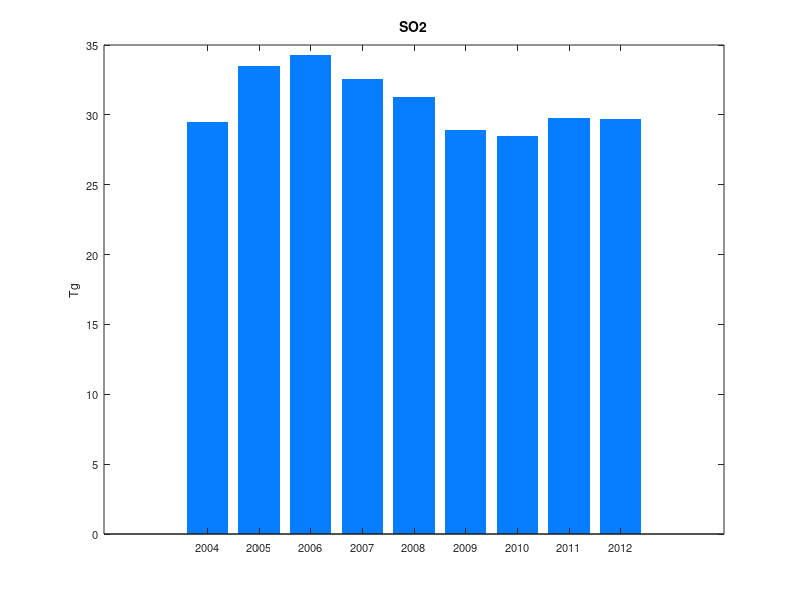
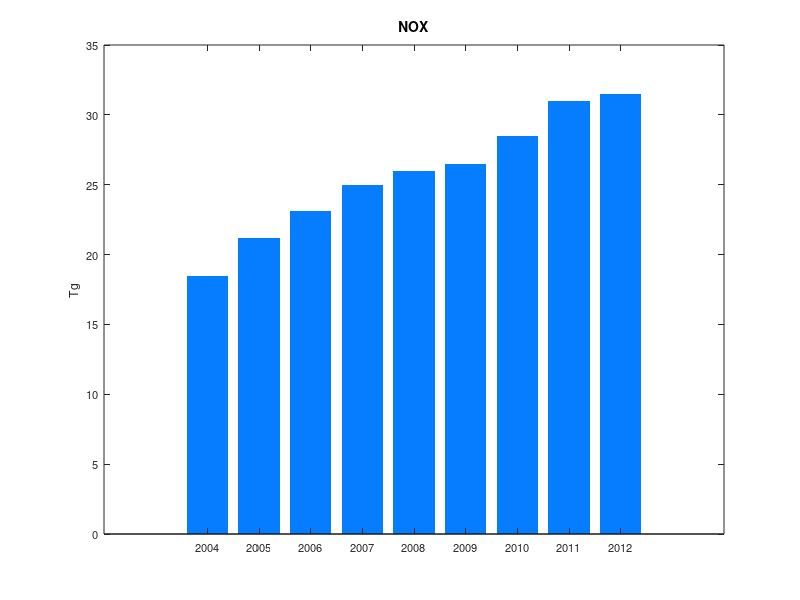

The MATLAB script that drew these images, in order: (Note: this script raises an error after producing the figures.)
clear all
close all
clc

r = {'BJ','TJ','HE','SX','SD','NM','LN','JL','HL','SH','JS','ZJ','AH','FJ','HA','HB','HN','JX','SC','CQ','SN','GS','QH','NX','XJ','GD','GX','YN','GZ','HI'};

% SO2 in Tg (tera gram, i.e., mega ton)
data = [
%     2007,        2010,       2010, 2010
%     CREM,        CREM,    CREM-EX, paper
0.243972332	0.297821492	0.289019537	0.187
0.426485411	0.57254063	0.555619498	0.351
2.534487725	3.130178335	3.037667585	1.942
1.908104293	2.524705862	2.450089528	1.66
4.150450162	5.203995137	5.050193838	3.199
0.958974607	1.330697189	1.291369143	1.304
1.431799073	1.849202598	1.794550402	1.188
0.428792091	0.590907804	0.573443839	0.356
0.383490965	0.479888857	0.465705998	0.309
0.893716752	0.946048872	0.918088903	0.691
1.634910937	1.966695345	1.908570713	1.341
0.945912225	1.139012744	1.10534983	0.909
0.816698808	1.067408772	1.035862075	0.803
0.411627028	0.531589095	0.515878263	0.486
2.070454011	2.621310539	2.543839105	1.402
1.503482276	2.522180274	2.447638582	1.24
1.127223642	1.65648417	1.607527664	1.036
0.810310876	1.130951554	1.097526884	0.633
1.393535946	2.134173907	2.071099536	1.813
0.801327779	1.172507343	1.137854514	1.148
1.152704684	1.616989281	1.569200026	0.926
0.536319025	0.690497355	0.670090074	0.409
0.085347836	0.127865748	0.124086744	0.036
0.51623594	0.748039223	0.725931323	0.303
0.546659838	0.68479853	0.664559675	0.46
1.702443901	2.098101561	2.036093289	1.112
1.345253813	1.916300851	1.859665601	0.738
1.385460687	1.859870925	1.804903432	0.616
2.21924831	3.21026266	3.11538506	1.075
0.114142394	0.121077165	0.117498794	0.038
];

% figure(1); clf;
% plot(1:30, data, 'x-');
% set(gca, 'xtick', 1:30, 'xticklabel', r);
% set(gca, 'fontsize', 8);
% set(gcf, 'units', 'inch', 'pos', [0.7292    6.7292    9.35    2]);
% set(gca, 'pos', [0.0569    0.1023    0.9263    0.7883]);
% ylabel('SO2 (Tg/yr)');
% 
% figure(2); clf;
% plot(data(:,1), data(:,end), 'x');
% set(gca, 'fontsize', 8);
% xlabel('2007 data (Mt of SO2)');
% ylabel('2010 data (Mt of SO2)');
% axis equal;
% axis([0 4.5 0 4.5]);
% set(gca, 'xtick', 0:0.5:4.5, 'ytick', 0:0.5:4.5);
% hold on;
% plot([0 4.5], [0 4.5], 'color', [0.5 0.5 0.5]);
% set(gcf, 'units', 'inch', 'pos', [0.7500    2.7396    4.0000    3.0000]);
% my_gridline;
% % export_fig SO2_diag -painters;
% 
% ratio = data(:,end)./data(:,1)


%% data from Geng (AGU powerpoint)
yr_geng = 2004:2012;
SO2_geng = [29.5 33.5 34.3 32.6 31.3 28.9 28.5 29.8 29.7];
NOX_geng = [18.5, 21.2, 23.1 25 26 26.5 28.5 31 31.5];

figure(3); clf;
bar(yr_geng, SO2_geng, 'facec', [6 125 255]/255, 'edge', 'none');
set(gca, 'fontsize', 8);
% xlim([2003 2013]);
% ylim([0 40]);
title('SO2', 'fontsize', 10);
ylabel('Tg');
set(gcf, 'units', 'inch', 'pos', [4.9271    2.7396    4.0000    3.0000]);

figure(4); clf;
bar(yr_geng, NOX_geng, 'facec', [6 125 255]/255, 'edge', 'none');
set(gca, 'fontsize', 8);
% xlim([2003 2013]);
% ylim([0 40]);
title('NOX', 'fontsize', 10);
ylabel('Tg');
set(gcf, 'units', 'inch', 'pos', [9.1146    2.7396    4.0000    3.0000]);


% Emissions in CREM
yr = [2007, 2010:5:2030];

[urban, urban_id] = getgdx('result_default.gdx', 'urban'); % [urb]x[rs]x[g]x[t] = [9]x[30]x[11]x[6]
SO2 = squeeze(urban(strcmp('SO2', urban_id{1}),:,:,:)); % [30]x[11]x[6]
SO2_r = squeeze(sum(SO2,2)); % [30]x[6]
SO2_n = sum(SO2_r); % [1x6]
NOX = squeeze(urban(strcmp('NOX', urban_id{1}),:,:,:)); % [30]x[11]x[6]
NOX_r = squeeze(sum(NOX,2)); % [30]x[6]
NOX_n = sum(NOX_r); % [1x6]

figure(3); hold on;
plot(yr, SO2_n, 'x-k');
xlim([2003 2030]);

figure(4); hold on;
plot(yr, NOX_n, 'x-k');

% ==============================
[urban, urban_id] = getgdx('result_urban_exo.gdx', 'urban'); % [urb]x[rs]x[g]x[t] = [9]x[30]x[11]x[6]
SO2 = squeeze(urban(strcmp('SO2', urban_id{1}),:,:,:)); % [30]x[11]x[6]
SO2_r = squeeze(sum(SO2,2)); % [30]x[6]
SO2_n = sum(SO2_r); % [1x6]
NOX = squeeze(urban(strcmp('NOX', urban_id{1}),:,:,:)); % [30]x[11]x[6]
NOX_r = squeeze(sum(NOX,2)); % [30]x[6]
NOX_n = sum(NOX_r); % [1x6]

figure(3); hold on;
plot(yr, SO2_n, 'r^-', 'markersize', 5);

figure(4); hold on;
plot(yr, NOX_n, 'r^-', 'markersize', 5);


% ==============================
[urban, urban_id] = getgdx('result_egyint_n.gdx', 'urban'); % [urb]x[rs]x[g]x[t] = [9]x[30]x[11]x[6]
SO2 = squeeze(urban(strcmp('SO2', urban_id{1}),:,:,:)); % [30]x[11]x[6]
SO2_r = squeeze(sum(SO2,2)); % [30]x[6]
SO2_n = sum(SO2_r); % [1x6]
NOX = squeeze(urban(strcmp('NOX', urban_id{1}),:,:,:)); % [30]x[11]x[6]
NOX_r = squeeze(sum(NOX,2)); % [30]x[6]
NOX_n = sum(NOX_r); % [1x6]

figure(3); hold on;
plot(yr, SO2_n, 'go-', 'markersize', 5);
xlim([2003 2031]);
ylim([0 160]);
set(gca, 'xtick', [2005 2010:5:2030]);
set(gca, 'tickdir', 'out');
legend('Emission Inventory (Gung et al.)', 'CREM Baseline (No Policy)', 'CREM w/ exponential deay EF (No Policy)', 'CREM w/ exponential deay EF & Policy', 2)
% my_gridline; export_fig SO2_compare;

figure(4); hold on;
plot(yr, NOX_n, 'go-', 'markersize', 5);
xlim([2003 2031]);
ylim([0 160]);
set(gca, 'xtick', [2005 2010:5:2030]);
set(gca, 'tickdir', 'out');
legend('Emission Inventory (Gung et al.)', 'CREM Baseline (No Policy)', 'CREM w/ exponential decay EF (No Policy)', 'CREM w/ exponential decay EF & Policy', 2)
% my_gridline; export_fig NOX_compare;



%%
[urban, urban_id] = getgdx('result_default.gdx', 'urban'); % [urb]x[rs]x[g]x[t] = [9]x[30]x[11]x[6]
SO2 = squeeze(urban(strcmp('SO2', urban_id{1}),:,:,:)); % [30]x[11]x[6]
SO2_r = squeeze(sum(SO2,2)); % [30]x[6]
SO2_n = sum(SO2_r); % [1x6]
NOX = squeeze(urban(strcmp('NOX', urban_id{1}),:,:,:)); % [30]x[11]x[6]
NOX_r = squeeze(sum(NOX,2)); % [30]x[6]
NOX_n = sum(NOX_r); % [1x6]

SO2_ele = squeeze(SO2(:,strcmp('ELE',urban_id{3}),:)); % [30]x[6]
SO2_eis = squeeze(SO2(:,strcmp('EIS',urban_id{3}),:)); % [30]x[6]

SO2_ele_n = sum(SO2_ele);
SO2_eis_n = sum(SO2_eis);
SO2_g_n = squeeze(sum(SO2));

figure(5); clf
hb = bar(yr, SO2_g_n', 'stacked'); 
legend(fliplr(hb), fliplr(urban_id{3}), 2);
ylabel('SO2 (Tg)');

figure(51); clf;
bar(yr, [SO2_n-SO2_ele_n;SO2_ele_n]', 'stacked');
axis([2005 2032 0 160]);
set(gca, 'ygrid', 'on');
legend('Other Sectors', 'Electricity', 2);


%%
figure(10); clf; % only 2010
hb = bar(1:30, SO2_r(:,2));
set(hb(1), 'facec', 'b', 'edgecolor', 'none');

hold on;
plot(1:30, data(:,end), 'x-k');
xlim([0.4 30.6]);
ylim([0 6]);
set(gca, 'xtick', 1:30, 'xticklabel', r);
set(gca, 'tickdir', 'out');
set(gca, 'ticklength', [0.005 0.005]);
set(gcf, 'units', 'inch', 'pos', [4.6250    6.3542    9.35    2]);
set(gca, 'pos', [0.0569    0.1023    0.9263    0.7883]);



%% ================================
% % alpha = [-0.03  %SO2
% %          -0.01];%NOx
alpha = [-0.20  %SO2
         -0.1];%NOx

yr = 2010:5:2100;
t = 1:length(yr);
ef = exp(alpha*(t-1)); % emission factor

figure(11); clf;
hp = plot(yr, ef);
set(gca, 'fontsize', 8);
set(gcf, 'units', 'inch', 'pos', [7.0521    0.6146    4.0000    3.0000]);
xlim([2003 2100]);
ylim([0 1]);
ylabel('Emissioni Factor (-)');
set(gca,'xtick', [2005 2010:5:2100]);
set(gca,'ytick', 0:0.1:1);
legend(flipud(hp), 'NOx', 'SO2');
% my_gridline;


lo_bnd = [0.8  %SO2
          0.6];%NOx
tmp = [0.8187
       0.9048];

log((tmp-lo_bnd)./lo_bnd)


alpha = [-3.76 %SO2
         -0.3];%NOx
lo_bnd = repmat(lo_bnd,1,length(t));
ef2 = exp(alpha*(t-1)).*(1-lo_bnd)+lo_bnd; % emission factor

hold on;
plot(yr, ef2, ':');


% =====
[curb, curb_id] = getgdx('merge_urban_exo.gdx', 'curb');
curb_SO2_BJ_ele_col = curb(:,strcmp('SO2', curb_id{2}), strcmp('BJ', curb_id{3}), strcmp('ELE', curb_id{4}), strcmp('COL', curb_id{5}));
curb_SO2_BJ_ele_col(2:end) = curb_SO2_BJ_ele_col(2:end)/curb_SO2_BJ_ele_col(2);

curb_SO2_BJ_agr_col = curb(:,strcmp('SO2', curb_id{2}), strcmp('BJ', curb_id{3}), strcmp('AGR', curb_id{4}), strcmp('COL', curb_id{5}));
curb_SO2_BJ_agr_col(2:end) = curb_SO2_BJ_agr_col(2:end)/curb_SO2_BJ_agr_col(2);

%%
[egyreport2, egyreport2_id] = getgdx('result_default', 'egyreport2');
col_consumption = squeeze(egyreport2(1,:,strcmp('COL', egyreport2_id{3}),1:30));
col_consumption_n = sum(col_consumption,2);

[report, report_id] = getgdx('result_default', 'report');
egycons = squeeze(report(strcmp('egycons', report_id{1}),:,1:30)); %(COL+CRU+GAS)-(ELE export)+NHW
egycons_n = sum(egycons,2);

col_share_n = col_consumption_n./egycons_n; % national coal share

figure(20); clf;
plot([2007 2010:5:2030], col_consumption_n/1e3, 'kx-');
set(gca, 'fontsize', 8);
defaultratio;
ylabel('Coal Consumption (Billion ton)');

figure(21); clf;
plot([2007 2010:5:2030], col_share_n, 'kx-');
ylim([0 0.8]);
set(gcf, 'unit', 'inch', 'pos', [4.5833    5.9167    4.0000    3.0000]);
set(gca, 'fontsize', 8);
ylabel('Coal Share');

% ========
[egyreport2, egyreport2_id] = getgdx('result_egyint_n', 'egyreport2');
col_consumption = squeeze(egyreport2(1,:,strcmp('COL', egyreport2_id{3}),1:30));
col_consumption_n = sum(col_consumption,2);

[report, report_id] = getgdx('result_egyint_n', 'report');
egycons = squeeze(report(strcmp('egycons', report_id{1}),:,1:30)); %(COL+CRU+GAS)-(ELE export)+NHW
egycons_n = sum(egycons,2);

col_share_n = col_consumption_n./egycons_n; % national coal share

figure(20); hold on;
plot([2007 2010:5:2030], col_consumption_n/1e3, 'go-', 'markersize', 5);
set(gca, 'fontsize', 8);
defaultratio;
ylabel('Coal Consumption (Billion ton)');
legend('Baseline', 'Policy: Nat\primel egy int.', 2);
% my_gridline; export_fig coal_consumption -painters;

figure(21); hold on;
plot([2007 2010:5:2030], col_share_n, 'go-', 'markersize', 5);
ylim([0 0.8]);
set(gcf, 'unit', 'inch', 'pos', [4.5833    5.9167    4.0000    3.0000]);
set(gca, 'fontsize', 8);
% set(gca, 'xminortick', 'on', 'yminortick', 'on');
ylabel('Coal Share');
legend('Baseline', 'Policy: Nat\primel egy int.', 3);
my_gridline; export_fig coal_share -painters;


